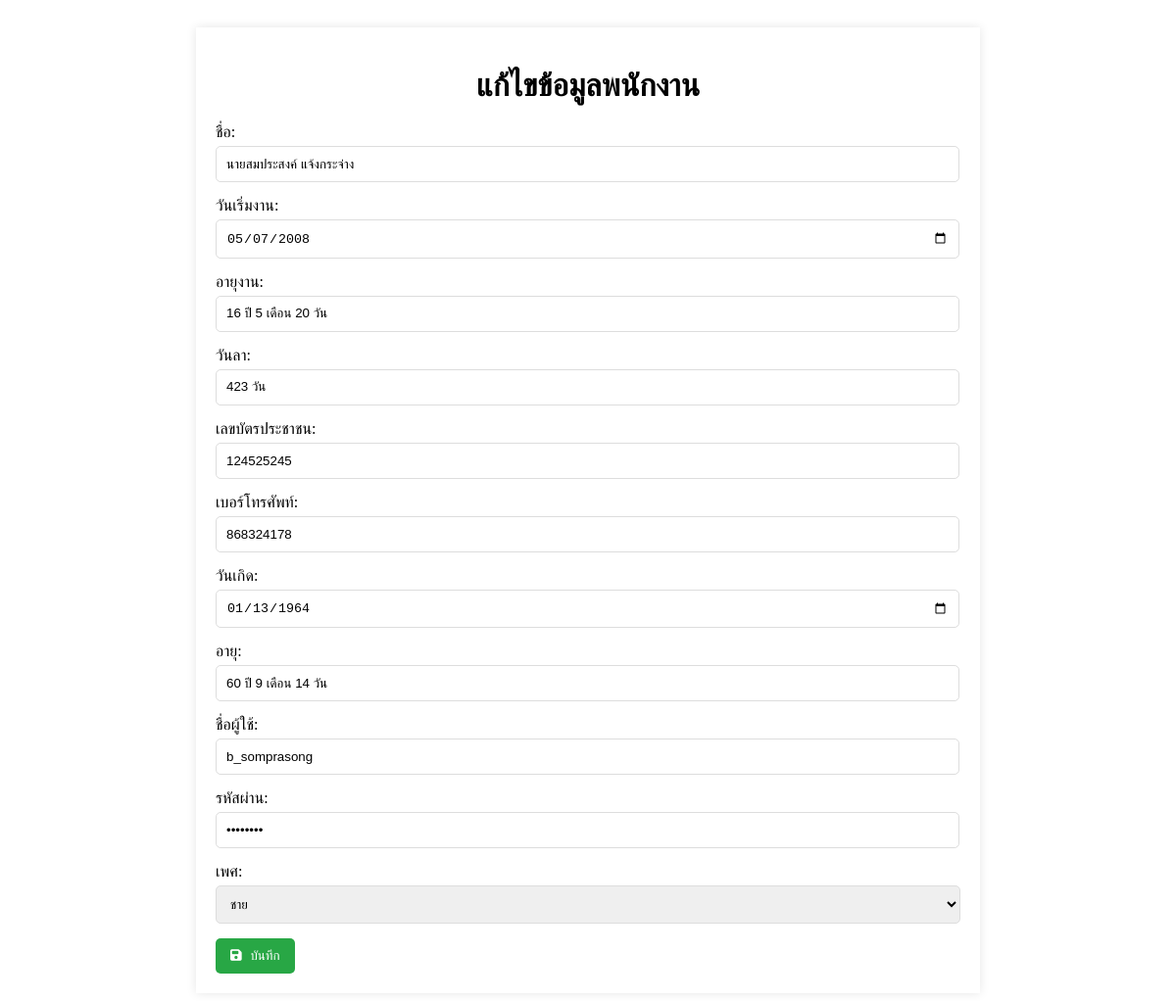
The page /backend/edit_pos2.php?id=5 on the database its author committed.
### tables this page shows
CREATE TABLE `tb_user` (
  `user_id` int(11) NOT NULL,
  `user_no` varchar(45) DEFAULT NULL,
  `user_name` varchar(255) DEFAULT NULL,
  `user_startDate` date DEFAULT NULL,
  `user_exp` varchar(50) DEFAULT NULL,
  `user_idNumber` int(11) DEFAULT NULL,
  `user_phoneNumber` varchar(11) DEFAULT NULL,
  `user_Date` date DEFAULT NULL,
  `user_age` varchar(255) DEFAULT NULL,
  `user_day` varchar(45) DEFAULT NULL,
  `user_username` varchar(45) DEFAULT NULL,
  `user_password` varchar(45) DEFAULT NULL,
  `user_gender` varchar(45) DEFAULT NULL,
  `position_id` int(11) NOT NULL
);

### backend/edit_pos2.php (the view, shortened to what this page needs)
<?php
$user_id = $_GET['id'];
$db = new class_conn();
$conn = $db->connect();
$sql = "SELECT * FROM tb_user WHERE user_id = ?";
$stmt = $conn->prepare($sql);
$stmt->bind_param("i", $user_id);
$stmt->execute();
$result = $stmt->get_result();
$user = $result->fetch_assoc();
?>
<!DOCTYPE html>
<html lang="en">
<head>
    <link rel="stylesheet" href="https://cdnjs.cloudflare.com/ajax/libs/font-awesome/6.1.1/css/all.min.css">
</head>
<body>
    <div class="container">
        <div class="main-content">
            <header>
                <h1>แก้ไขข้อมูลพนักงาน</h1>
                <form action="edit_pos2.php?id=<?php echo $user_id; ?>" method="post">
                    <div class="form-group">
                        <label for="user_name">ชื่อ:</label>
                        <input type="text" id="user_name" name="user_name" value="<?php echo htmlspecialchars($user['user_name']); ?>" required>
                    </div>
                    <div class="form-group">
                        <label for="user_startDate">วันเริ่มงาน:</label>
                        <input type="date" id="user_startDate" name="user_startDate" value="<?php echo $user['user_startDate']; ?>" required>
                    </div>
                    <div class="form-group">
                        <label for="user_exp">อายุงาน:</label>
                        <input type="text" id="user_exp" name="user_exp" value="<?php echo $user['user_exp']; ?>" readonly>
                    </div>
                    <div class="form-group">
                        <label for="user_leaveDays">วันลา:</label>
                        <input type="text" id="user_leaveDays" name="user_leaveDays" value="<?php echo $user['user_day']; ?>" readonly>
                    </div>
                    <div class="form-group">
                        <label for="user_idNumber">เลขบัตรประชาชน:</label>
                        <input type="text" id="user_idNumber" name="user_idNumber" value="<?php echo htmlspecialchars($user['user_idNumber']); ?>" required>
                    </div>
                    <div class="form-group">
                        <label for="user_phoneNumber">เบอร์โทรศัพท์:</label>
                        <input type="text" id="user_phoneNumber" name="user_phoneNumber" value="<?php echo htmlspecialchars($user['user_phoneNumber']); ?>" required>
                    </div>
                    <div class="form-group">
                        <label for="user_Date">วันเกิด:</label>
                        <input type="date" id="user_Date" name="user_Date" value="<?php echo $user['user_Date']; ?>" required>
                    </div>
                    <div class="form-group">
                        <label for="user_age">อายุ:</label>
                        <input type="text" id="user_age" name="user_age" value="<?php echo $user['user_age']; ?>" readonly>
                    </div>
                    <div class="form-group">
                        <label for="user_username">ชื่อผู้ใช้:</label>
                        <input type="text" id="user_username" name="user_username" value="<?php echo htmlspecialchars($user['user_username']); ?>" required>
                    </div>
                    <div class="form-group">
                        <label for="user_password">รหัสผ่าน:</label>
                        <input type="password" id="user_password" name="user_password" value="<?php echo htmlspecialchars($user['user_password']); ?>" required>
                    </div>
                    <div class="form-group">
                        <label for="user_gender">เพศ:</label>
                        <select id="user_gender" name="user_gender" required>
                            <option value="ชาย" <?php echo ($user['user_gender'] == "ชาย") ? "selected" : ""; ?>>ชาย</option>
                        </select>
                    </div>
                    <div>
                        <button type="submit" class="btn btn-save"><i class="fas fa-save"></i> บันทึก</button>
                    </div>
                </form>
            </header>
        </div>
    </div>
</body>
</html>

### backend/edit_pos2.php (style rules this page uses)
.container { max-width: 800px; margin: 0 auto; padding: 20px; }
.main-content { background: #fff; padding: 20px; box-shadow: 0 0 10px rgba(0, 0, 0, 0.1); }
header h1 { text-align: center; margin-bottom: 20px; }
.form-group { margin-bottom: 15px; }
.form-group label { display: block; margin-bottom: 5px; }
.form-group input, .form-group select { width: 97%; padding: 10px; border: 1px solid #ddd; border-radius: 5px; }
.form-group select { width: 100%; }
.btn { display: inline-block; padding: 10px 15px; color: #fff; background: #007bff; border: none; border-radius: 5px; text-decoration: none; cursor: pointer; }
.btn-save { background: #28a745; }
.btn i { margin-right: 5px; }

### rows shown on the page
tb_user: user_name "นายสมประสงค์ แจ้งกระจ่าง", user_startDate "05/07/2008", user_exp "16 ปี 5 เดือน 20 วัน", user_leaveDays "423 วัน", user_idNumber "124525245", user_phoneNumber "868324178", user_Date "01/13/1964", user_age "60 ปี 9 เดือน 14 วัน", user_username "b_somprasong", user_gender "ชาย"
